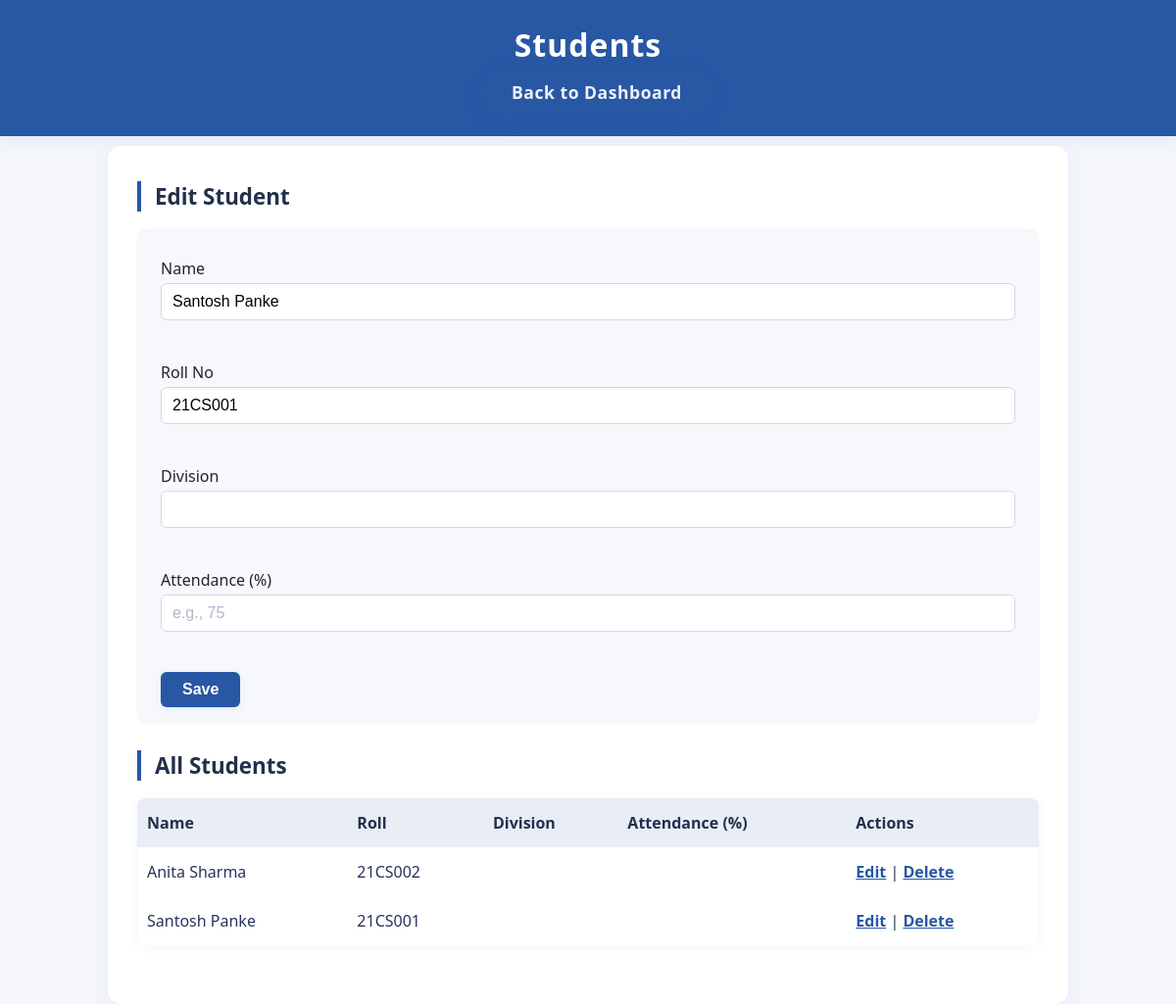
The page /students.php?action=edit&id=1 on the database its author committed.
### tables this page shows
CREATE TABLE students (
  id INT AUTO_INCREMENT PRIMARY KEY,
  roll_no VARCHAR(50) UNIQUE NOT NULL,
  name VARCHAR(200) NOT NULL,
  email VARCHAR(150) UNIQUE,
  phone VARCHAR(30)
);

### students.php (the view, shortened to what this page needs)
<?php
require 'db_config.php';
$action = $_GET['action'] ?? 'list';
$id = isset($_GET['id']) ? (int)$_GET['id'] : null;
if($action === 'edit' && $id) {
  $stmt = $pdo->prepare('SELECT * FROM students WHERE id=?');
  $stmt->execute([$id]);
  $student = $stmt->fetch();
}
$list = $pdo->query('SELECT * FROM students ORDER BY id DESC')->fetchAll();
?>
<!doctype html>
<html><head><meta charset='utf-8'><title>Students</title><link rel='stylesheet' href='styles.css'></head><body>
<header><h1>Students</h1><a href='index.php' class='back-btn'>Back to Dashboard</a></header>
<main>
  <h2><?= isset($student) ? 'Edit Student' : 'Add Student' ?></h2>
  <form method='post'>
    <label>Name<br><input name='name' required value='<?= htmlspecialchars($student['name'] ?? '') ?>'></label><br>
    <label>Roll No<br><input name='roll_no' required value='<?= htmlspecialchars($student['roll_no'] ?? '') ?>'></label><br>
    <label>Division<br><input name='division' value='<?= htmlspecialchars($student['division'] ?? '') ?>'></label><br>
    <label>Attendance (%)<br><input type='number' name='attendance' min='0' max='100' value='<?= htmlspecialchars($student['attendance'] ?? '') ?>' placeholder='e.g., 75'></label><br>
    <button type='submit'>Save</button>
  </form>
  <h2>All Students</h2>
  <table>
    <thead><tr><th>Name</th><th>Roll</th><th>Division</th><th>Attendance (%)</th><th>Actions</th></tr></thead>
    <tbody>
    <?php foreach($list as $r): ?>
      <tr>
        <td><?= htmlspecialchars($r['name']) ?></td>
        <td><?= htmlspecialchars($r['roll_no']) ?></td>
        <td><?= htmlspecialchars($r['division']) ?></td>
        <td><?= htmlspecialchars($r['attendance']) ?></td>
        <td>
          <a href='students.php?action=edit&id=<?= $r['id'] ?>'>Edit</a> |
          <a href='students.php?action=delete&id=<?= $r['id'] ?>' onclick='return confirm("Delete?")'>Delete</a>
        </td>
      </tr>
    <?php endforeach; ?>
    </tbody>
  </table>
</main>
</body></html>

### styles.css (style rules this page uses)
body { font-family: 'Segoe UI', Arial, sans-serif; background: #f4f6fc; margin: 0; padding: 0; color: #23304c; }
header { background: #2857a4; color: #fff; padding: 24px 0 18px 0; text-align: center; margin-bottom: 10px; box-shadow: 0 4px 14px rgba(40,87,164,0.08); }
header h1 { margin: 0; font-weight: 700; letter-spacing: 1px; }
main { max-width: 920px; margin: 0 auto; background: #fff; border-radius: 14px; padding: 36px 30px 30px 30px; box-shadow: 0 4px 18px rgba(40,87,164,0.07); min-height: 70vh; }
h2 { border-left: 4px solid #2857a4; padding-left: 14px; font-size: 1.4em; margin-top: 0; color: #23304c; margin-bottom: 18px; }
table { border-radius: 8px; overflow: hidden; border-collapse: separate; border-spacing: 0; width: 100%; box-shadow: 0 2px 12px rgba(40,87,164,0.05); margin-bottom: 30px; }
thead { background: #e8edf6; color: #23304c; }
th, td { padding: 14px 10px; border: none; }
th { text-align: left; font-size: 1em; }
tbody tr { border-bottom: 1.5px solid #e2e7f1; transition: background 0.15s; }
td { font-size: 1em; color: #29345a; }
form { background: #f6f8fc; margin-bottom: 28px; padding: 20px 24px 16px 24px; border-radius: 8px; box-shadow: 0 1px 3px rgba(40,87,164,0.06); }
form label { display: block; font-weight: 500; margin-top: 9px; color: #223; }
form input, form select, form textarea { width: 100%; margin-top: 4px; margin-bottom: 11px; padding: 9px 11px; border-radius: 6px; border: 1px solid #d1d8e4; background: #fff; box-sizing: border-box; font-size: 1em; outline: none; transition: border 0.16s; }
button, input[type="submit"] { padding: 9px 22px; background: #2857a4; color: #fff; border: none; font-weight: 600; border-radius: 6px; cursor: pointer; font-size: 1em; margin-top: 8px; transition: background 0.16s, box-shadow 0.16s; box-shadow: 0 2px 7px rgba(40,87,164,0.09); }
a { color: #2857a4; text-decoration: underline; font-weight: bold; transition: color 0.14s; }
::placeholder { color: #b0b8c9; }
.back-btn { position: fixed; right: 34px; bottom: 34px; z-index: 1010; padding: 15px 32px; background: #2857a4; color: #fff !important; border-radius: 50px; font-size: 1.1em; font-weight: bold; box-shadow: 0 5px 18px rgba(40,87,164,0.16); display: inline-block; text-align: center; text-decoration: none; transition: background 0.17s, box-shadow 0.17s, transform 0.13s; letter-spacing: 0.5px; opacity: 0.92; }
header .back-btn { position: static; margin-left: 18px; margin-top: 0; margin-bottom: 0; }

### rows shown on the page
students: name "Santosh Panke", roll_no "21CS001"
students: name "Anita Sharma", roll_no "21CS002"
